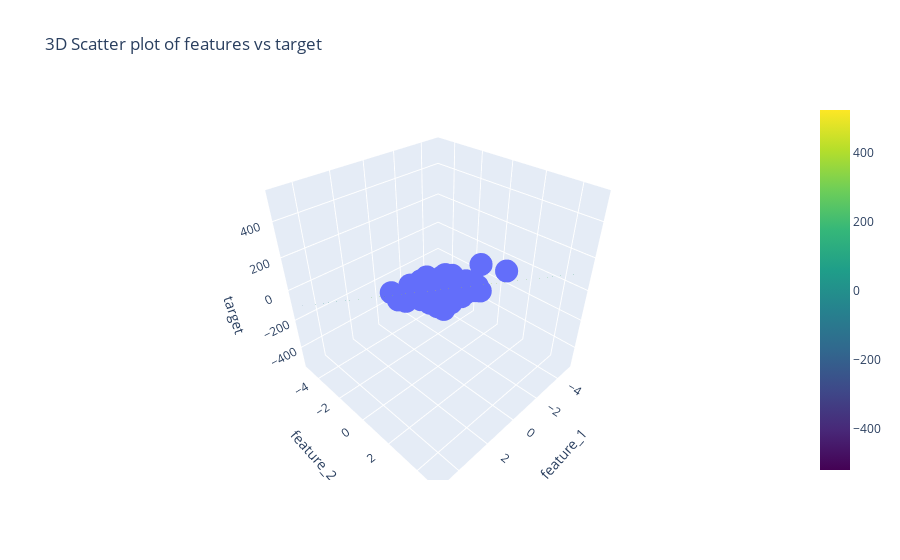

Source (notebook cell):
### Code cell
fig = px.scatter_3d(df, x='feature_1', y='feature_2', z='target', title='3D Scatter plot of features vs target')
fig.add_traces(go.Surface(x=x, y=y, z=z, colorscale='Viridis', opacity=0.5, name='Regression Plane'))
fig.show()
